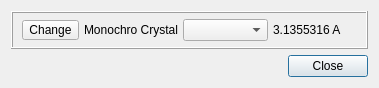
<?xml version="1.0" encoding="UTF-8"?>
<ui version="4.0">
 <class>SelMC</class>
 <widget class="QDialog" name="SelMC">
  <property name="geometry">
   <rect>
    <x>0</x>
    <y>0</y>
    <width>379</width>
    <height>88</height>
   </rect>
  </property>
  <property name="windowTitle">
   <string>Set Monochro Crystal</string>
  </property>
  <layout class="QGridLayout" name="gridLayout">
   <item row="0" column="0">
    <widget class="QFrame" name="frame_12">
     <property name="frameShape">
      <enum>QFrame::Box</enum>
     </property>
     <property name="frameShadow">
      <enum>QFrame::Raised</enum>
     </property>
     <layout class="QGridLayout" name="gridLayout_13">
      <property name="topMargin">
       <number>5</number>
      </property>
      <property name="bottomMargin">
       <number>5</number>
      </property>
      <property name="horizontalSpacing">
       <number>5</number>
      </property>
      <property name="verticalSpacing">
       <number>1</number>
      </property>
      <item row="0" column="1">
       <widget class="QLabel" name="label_42">
        <property name="text">
         <string>Monochro Crystal</string>
        </property>
       </widget>
      </item>
      <item row="0" column="2">
       <widget class="QComboBox" name="SelectMonoCry"/>
      </item>
      <item row="0" column="3">
       <widget class="QLabel" name="ShowMCLC">
        <property name="text">
         <string>3.1355316 A</string>
        </property>
       </widget>
      </item>
      <item row="0" column="0">
       <widget class="QToolButton" name="ChgMonoCry">
        <property name="maximumSize">
         <size>
          <width>16777215</width>
          <height>20</height>
         </size>
        </property>
        <property name="text">
         <string>Change</string>
        </property>
       </widget>
      </item>
     </layout>
    </widget>
   </item>
   <item row="1" column="0">
    <widget class="QDialogButtonBox" name="buttonBox">
     <property name="orientation">
      <enum>Qt::Horizontal</enum>
     </property>
     <property name="standardButtons">
      <set>QDialogButtonBox::Close</set>
     </property>
    </widget>
   </item>
  </layout>
 </widget>
 <resources/>
 <connections>
  <connection>
   <sender>buttonBox</sender>
   <signal>rejected()</signal>
   <receiver>SelMC</receiver>
   <slot>reject()</slot>
   <hints>
    <hint type="sourcelabel">
     <x>316</x>
     <y>260</y>
    </hint>
    <hint type="destinationlabel">
     <x>286</x>
     <y>274</y>
    </hint>
   </hints>
  </connection>
  <connection>
   <sender>buttonBox</sender>
   <signal>accepted()</signal>
   <receiver>SelMC</receiver>
   <slot>accept()</slot>
   <hints>
    <hint type="sourcelabel">
     <x>248</x>
     <y>254</y>
    </hint>
    <hint type="destinationlabel">
     <x>157</x>
     <y>274</y>
    </hint>
   </hints>
  </connection>
 </connections>
</ui>
